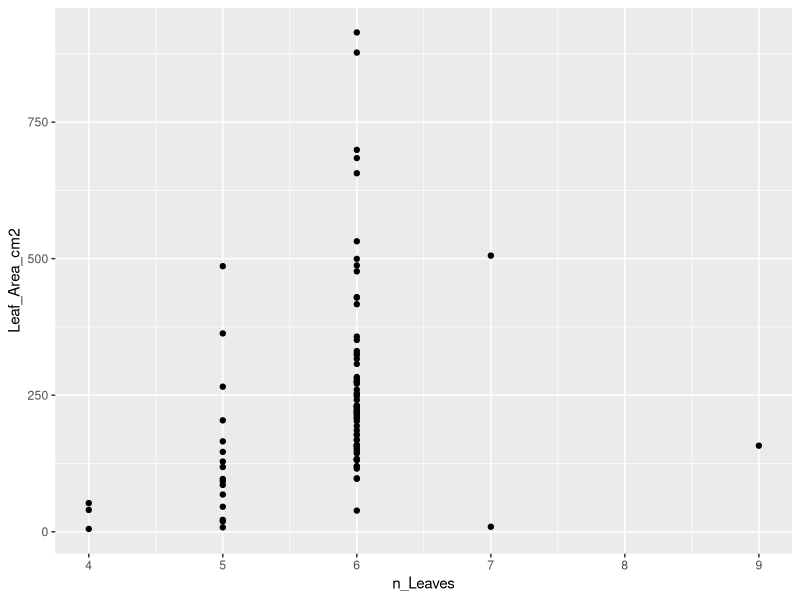
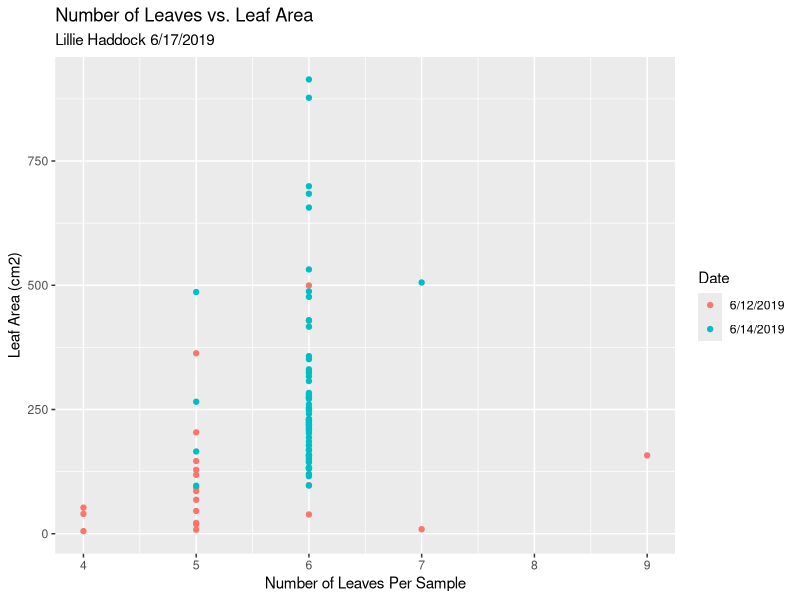
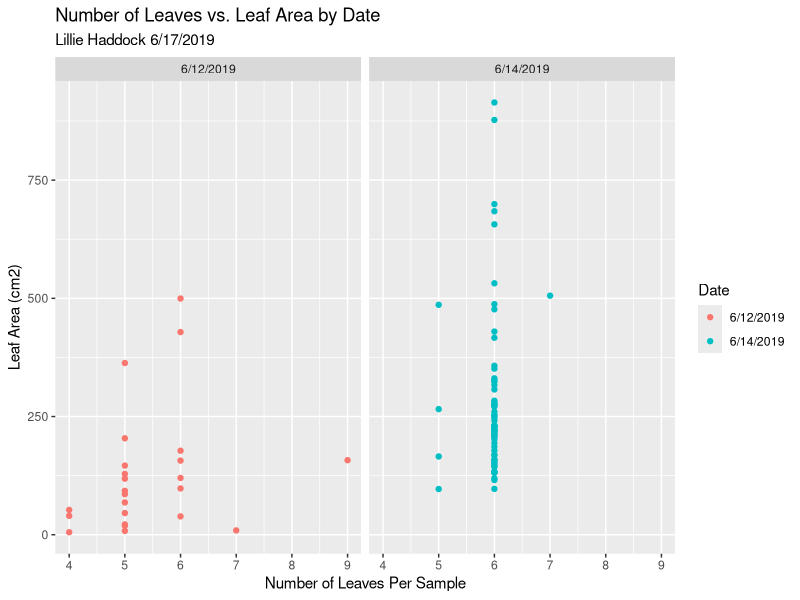

These figures' R source, in order:
# Script to process Specific Leaf Area data at SERC
# Created 06-13-2019

# Reading in the SLA csv
sla <- read.csv("SLA Data.csv")
print(sla)
print(summary(sla))


# Plot comparing number of leaves to the corresponding leaf area
library(ggplot2)

p <- qplot(n_Leaves, Leaf_Area_cm2, data = sla)
print(p)

# Plot comparing number of leaves to corresponding leaf area but pretty!
leaves_v_area <- ggplot(data = sla, aes(n_Leaves, Leaf_Area_cm2, color = Date)) +
  geom_point() +
  labs(title = "Number of Leaves vs. Leaf Area", subtitle = "Lillie Haddock 6/17/2019", 
       x = "Number of Leaves Per Sample", y = "Leaf Area (cm2)")
print(leaves_v_area)

# Plot comparing number of leaves to corresponding leaf area but pretty and separated by date!
split_by_date <- ggplot(data = sla, aes(n_Leaves, Leaf_Area_cm2, color = Date)) + 
  geom_point() +
  labs(title = "Number of Leaves vs. Leaf Area by Date", subtitle = "Lillie Haddock 6/17/2019", 
       x = "Number of Leaves Per Sample", y = "Leaf Area (cm2)") +
  facet_wrap(~Date)
print(split_by_date)


